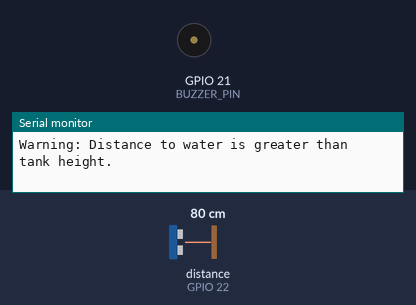
Bench run of a sketch on a simulated ESP32. On the bench: buzzer (waves = sounding, pin HIGH), the last lines printed to the serial monitor. Wiring (inferred from the names in the program): ultrasonic range finder: trigger GPIO 23; echo GPIO 22. Inputs (shaded band) come from the test bench; at power-on: distance to the obstacle (sensor on GPIO 22) 80 cm. The echo pulse lasts 58.3 µs per cm; WiFi joins after 1.5 s; servers stay silent unless stated; pins used as bus, display or sensor lines are not drawn.

Above: at 3.2 s.
3.3 s: distance to the obstacle (sensor on GPIO 22) set to 17 cm
4.8 s: distance to the obstacle (sensor on GPIO 22) set to 14 cm
At 5.2 s:
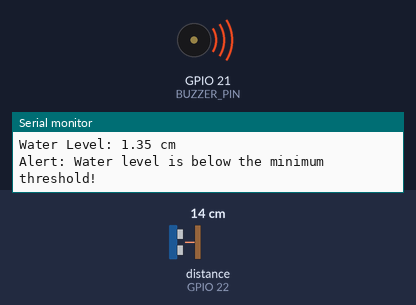
6.3 s: distance to the obstacle (sensor on GPIO 22) set to 7 cm
8.1 s: distance to the obstacle (sensor on GPIO 22) set to 4 cm
At 9.5 s:
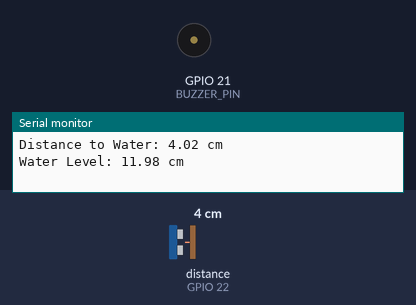
10.5 s: distance to the obstacle (sensor on GPIO 22) set to 9 cm
At 11.5 s:
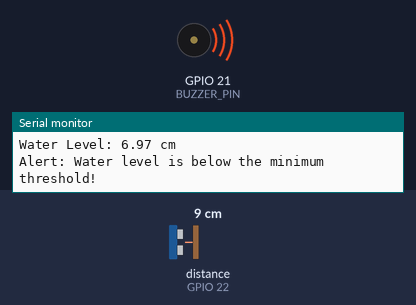
Timing chart, 0 to 13.5 s (numbered marks = the images above; inputs shaded):
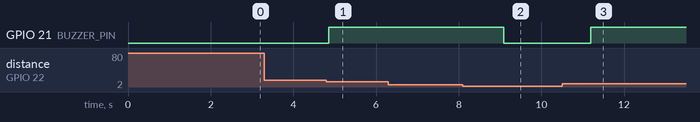

The sketch:

sketch_sep3a.ino
```cpp
#include <WiFi.h>
#include <WebServer.h>

#define TRIG_PIN 23
#define ECHO_PIN 22
#define BUZZER_PIN 21
#define TANK_HEIGHT 016.0  // Height of the tank in centimeters
#define MIN_WATER_LEVEL 010.0  // Minimum water level before the buzzer sounds

// Replace these with your network credentials
const char* ssid = "YOUR_SSID";
const char* password = "YOUR_PASSWORD";

WebServer server(80);  // Create a web server object that listens for HTTP requests on port 80

float waterLevel = 0.0;

void setup() {
  Serial.begin(115200);

  pinMode(TRIG_PIN, OUTPUT);
  pinMode(ECHO_PIN, INPUT);
  pinMode(BUZZER_PIN, OUTPUT);
  digitalWrite(TRIG_PIN, LOW);
  digitalWrite(BUZZER_PIN, LOW);  // Make sure the buzzer is off initially

  // Connect to Wi-Fi
  WiFi.begin(ssid, password);
  Serial.print("Connecting to Wi-Fi...");
  while (WiFi.status() != WL_CONNECTED) {
    delay(1000);
    Serial.print(".");
  }
  Serial.println("Connected to Wi-Fi");

  // Print the ESP32's IP address
  Serial.print("ESP32 IP Address: ");
  Serial.println(WiFi.localIP());

  // Define the handling of root URL "/"
  server.on("/", handleRoot);

  // Define the handling of the "/level" URL for live water level updates
  server.on("/level", handleLevel);

  // Start the server
  server.begin();
}

void loop() {
  // Send a pulse
  float distanceToWater = 0;
  for(int i = 0; i < 5; i++) {
      digitalWrite(TRIG_PIN, HIGH);
      delayMicroseconds(10);
      digitalWrite(TRIG_PIN, LOW);
      long duration = pulseIn(ECHO_PIN, HIGH);
      distanceToWater += (duration / 2.0) * 0.0344;
      delay(10);
  }
  distanceToWater /= 5;

  // Calculate the water level
  waterLevel = TANK_HEIGHT - distanceToWater;

  // Check if the reading is valid
  if (distanceToWater > TANK_HEIGHT) {
      Serial.println("Warning: Distance to water is greater than tank height.");
      return;
  }

  // Print the distance and water level
  Serial.print("Distance to Water: ");
  Serial.print(distanceToWater);
  Serial.println(" cm");

  Serial.print("Water Level: ");
  Serial.print(waterLevel);
  Serial.println(" cm");

  // Check if the water level is below the minimum threshold
  if (waterLevel <= MIN_WATER_LEVEL) {
    digitalWrite(BUZZER_PIN, HIGH);  // Turn on the buzzer
    Serial.println("Alert: Water level is below the minimum threshold!");
  } else {
    digitalWrite(BUZZER_PIN, LOW);  // Turn off the buzzer
  }

  // Handle any incoming client requests
  server.handleClient();

  delay(1000); // Update every second
}

// Handle root URL "/"
void handleRoot() {
  String html = "<html><head><title>Water Level Monitor</title></head>";
  html += "<body><h1>Water Level Monitor</h1>";
  html += "<p>Water Level: <span id='level'>Loading...</span> cm</p>";
  html += "<p id='alert'></p>";
  html += "<script>";
  html += "function getData() {";
  html += "fetch('/level').then(response => response.text()).then(data => {";
  html += "document.getElementById('level').innerText = data.split(',')[0];";
  html += "if (data.split(',')[1] == '1') {";
  html += "document.getElementById('alert').innerText = 'Alert: Water level is below the minimum threshold!';";
  html += "document.getElementById('alert').style.color = 'red';";
  html += "} else {";
  html += "document.getElementById('alert').innerText = '';";
  html += "}});";
  html += "}";
  html += "setInterval(getData, 1000);";  // Update every second
  html += "</script></body></html>";
  server.send(200, "text/html", html);
}

// Handle "/level" URL for live updates
void handleLevel() {
  String level = String(waterLevel) + "," + (waterLevel <= MIN_WATER_LEVEL ? "1" : "0");
  server.send(200, "text/plain", level);
}
```

Measured:
- the behaviour switches between 16 and 15 cm on distance to the obstacle (sensor on GPIO 22) (found by bisection; images 0 and 1)
- the behaviour switches between 6 and 5 cm on distance to the obstacle (sensor on GPIO 22) (found by bisection; images 1 and 2)
- after the input at 4.8 s, GPIO 21 (BUZZER_PIN): LOW → HIGH after 0.05 s
- after the input at 8.1 s, GPIO 21 (BUZZER_PIN): HIGH → LOW after 0.99 s
- after the input at 10.5 s, GPIO 21 (BUZZER_PIN): LOW → HIGH after 0.70 s
